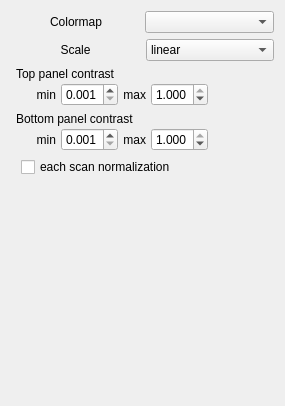
         <widget class="QWidget" name="ColorScalePage">
          <property name="geometry">
           <rect>
            <x>0</x>
            <y>0</y>
            <width>285</width>
            <height>406</height>
           </rect>
          </property>
          <property name="sizePolicy">
           <sizepolicy hsizetype="Preferred" vsizetype="Expanding">
            <horstretch>0</horstretch>
            <verstretch>0</verstretch>
           </sizepolicy>
          </property>
          <attribute name="label">
           <string> ▶  Color scale parameters</string>
          </attribute>
          <layout class="QVBoxLayout" name="verticalLayout_8">
           <item>
            <layout class="QHBoxLayout" name="ColorMap">
             <property name="spacing">
              <number>4</number>
             </property>
             <property name="sizeConstraint">
              <enum>QLayout::SetMinimumSize</enum>
             </property>
             <property name="topMargin">
              <number>0</number>
             </property>
             <item>
              <widget class="QLabel" name="ql_cmaps">
               <property name="sizePolicy">
                <sizepolicy hsizetype="Minimum" vsizetype="Preferred">
                 <horstretch>0</horstretch>
                 <verstretch>0</verstretch>
                </sizepolicy>
               </property>
               <property name="text">
                <string>Colormap</string>
               </property>
               <property name="alignment">
                <set>Qt::AlignCenter</set>
               </property>
              </widget>
             </item>
             <item>
              <widget class="QComboBox" name="qcb_cmaps">
               <property name="sizePolicy">
                <sizepolicy hsizetype="Minimum" vsizetype="Maximum">
                 <horstretch>0</horstretch>
                 <verstretch>0</verstretch>
                </sizepolicy>
               </property>
               <property name="minimumSize">
                <size>
                 <width>0</width>
                 <height>10</height>
                </size>
               </property>
               <property name="styleSheet">
                <string notr="true"/>
               </property>
               <property name="editable">
                <bool>false</bool>
               </property>
              </widget>
             </item>
            </layout>
           </item>
           <item>
            <layout class="QHBoxLayout" name="horizontalLayout_2">
             <property name="rightMargin">
              <number>0</number>
             </property>
             <item>
              <widget class="QLabel" name="ql_cmapscale">
               <property name="sizePolicy">
                <sizepolicy hsizetype="Minimum" vsizetype="Preferred">
                 <horstretch>0</horstretch>
                 <verstretch>0</verstretch>
                </sizepolicy>
               </property>
               <property name="text">
                <string>Scale</string>
               </property>
               <property name="alignment">
                <set>Qt::AlignCenter</set>
               </property>
              </widget>
             </item>
             <item>
              <widget class="QComboBox" name="qcb_cmapscale">
               <property name="styleSheet">
                <string notr="true"/>
               </property>
               <item>
                <property name="text">
                 <string>linear</string>
                </property>
               </item>
               <item>
                <property name="text">
                 <string>log</string>
                </property>
               </item>
               <item>
                <property name="text">
                 <string>power</string>
                </property>
               </item>
              </widget>
             </item>
            </layout>
           </item>
           <item>
            <layout class="QVBoxLayout" name="TopPanel">
             <property name="spacing">
              <number>2</number>
             </property>
             <property name="leftMargin">
              <number>5</number>
             </property>
             <property name="topMargin">
              <number>0</number>
             </property>
             <property name="rightMargin">
              <number>3</number>
             </property>
             <item>
              <widget class="QLabel" name="label_22">
               <property name="sizePolicy">
                <sizepolicy hsizetype="Minimum" vsizetype="Preferred">
                 <horstretch>0</horstretch>
                 <verstretch>0</verstretch>
                </sizepolicy>
               </property>
               <property name="layoutDirection">
                <enum>Qt::LeftToRight</enum>
               </property>
               <property name="text">
                <string>Top panel contrast</string>
               </property>
               <property name="alignment">
                <set>Qt::AlignLeading|Qt::AlignLeft|Qt::AlignVCenter</set>
               </property>
              </widget>
             </item>
             <item>
              <layout class="QHBoxLayout" name="MinMaxTP">
               <property name="spacing">
                <number>5</number>
               </property>
               <property name="leftMargin">
                <number>20</number>
               </property>
               <property name="topMargin">
                <number>0</number>
               </property>
               <item>
                <widget class="QLabel" name="label_21">
                 <property name="enabled">
                  <bool>true</bool>
                 </property>
                 <property name="text">
                  <string>min</string>
                 </property>
                 <property name="alignment">
                  <set>Qt::AlignRight|Qt::AlignTrailing|Qt::AlignVCenter</set>
                 </property>
                </widget>
               </item>
               <item>
                <widget class="QDoubleSpinBox" name="qsb_top_zmin">
                 <property name="enabled">
                  <bool>true</bool>
                 </property>
                 <property name="decimals">
                  <number>3</number>
                 </property>
                 <property name="minimum">
                  <double>0.001000000000000</double>
                 </property>
                 <property name="maximum">
                  <double>1.000000000000000</double>
                 </property>
                 <property name="singleStep">
                  <double>0.050000000000000</double>
                 </property>
                 <property name="value">
                  <double>0.001000000000000</double>
                 </property>
                </widget>
               </item>
               <item>
                <widget class="QLabel" name="label_20">
                 <property name="enabled">
                  <bool>true</bool>
                 </property>
                 <property name="text">
                  <string>max</string>
                 </property>
                 <property name="alignment">
                  <set>Qt::AlignRight|Qt::AlignTrailing|Qt::AlignVCenter</set>
                 </property>
                </widget>
               </item>
               <item>
                <widget class="QDoubleSpinBox" name="qsb_top_zmax">
                 <property name="enabled">
                  <bool>true</bool>
                 </property>
                 <property name="decimals">
                  <number>3</number>
                 </property>
                 <property name="minimum">
                  <double>0.001000000000000</double>
                 </property>
                 <property name="maximum">
                  <double>1.000000000000000</double>
                 </property>
                 <property name="singleStep">
                  <double>0.050000000000000</double>
                 </property>
                 <property name="value">
                  <double>1.000000000000000</double>
                 </property>
                </widget>
               </item>
               <item>
                <spacer name="horizontalSpacer">
                 <property name="orientation">
                  <enum>Qt::Horizontal</enum>
                 </property>
                 <property name="sizeHint" stdset="0">
                  <size>
                   <width>40</width>
                   <height>20</height>
                  </size>
                 </property>
                </spacer>
               </item>
              </layout>
             </item>
            </layout>
           </item>
           <item>
            <layout class="QVBoxLayout" name="BottomPanel">
             <property name="spacing">
              <number>2</number>
             </property>
             <property name="leftMargin">
              <number>5</number>
             </property>
             <property name="topMargin">
              <number>0</number>
             </property>
             <property name="rightMargin">
              <number>3</number>
             </property>
             <item>
              <widget class="QLabel" name="label_25">
               <property name="sizePolicy">
                <sizepolicy hsizetype="Minimum" vsizetype="Preferred">
                 <horstretch>0</horstretch>
                 <verstretch>0</verstretch>
                </sizepolicy>
               </property>
               <property name="text">
                <string>Bottom panel contrast</string>
               </property>
               <property name="alignment">
                <set>Qt::AlignLeading|Qt::AlignLeft|Qt::AlignVCenter</set>
               </property>
              </widget>
             </item>
             <item>
              <layout class="QHBoxLayout" name="MinMaxBP">
               <property name="spacing">
                <number>5</number>
               </property>
               <property name="leftMargin">
                <number>20</number>
               </property>
               <property name="topMargin">
                <number>0</number>
               </property>
               <item>
                <widget class="QLabel" name="label_29">
                 <property name="enabled">
                  <bool>true</bool>
                 </property>
                 <property name="text">
                  <string>min</string>
                 </property>
                 <property name="alignment">
                  <set>Qt::AlignRight|Qt::AlignTrailing|Qt::AlignVCenter</set>
                 </property>
                </widget>
               </item>
               <item>
                <widget class="QDoubleSpinBox" name="qsb_bot_zmin">
                 <property name="enabled">
                  <bool>true</bool>
                 </property>
                 <property name="decimals">
                  <number>3</number>
                 </property>
                 <property name="minimum">
                  <double>0.001000000000000</double>
                 </property>
                 <property name="maximum">
                  <double>1.000000000000000</double>
                 </property>
                 <property name="singleStep">
                  <double>0.050000000000000</double>
                 </property>
                </widget>
               </item>
               <item>
                <widget class="QLabel" name="label_28">
                 <property name="enabled">
                  <bool>true</bool>
                 </property>
                 <property name="text">
                  <string>max</string>
                 </property>
                 <property name="alignment">
                  <set>Qt::AlignRight|Qt::AlignTrailing|Qt::AlignVCenter</set>
                 </property>
                </widget>
               </item>
               <item>
                <widget class="QDoubleSpinBox" name="qsb_bot_zmax">
                 <property name="enabled">
                  <bool>true</bool>
                 </property>
                 <property name="decimals">
                  <number>3</number>
                 </property>
                 <property name="maximum">
                  <double>1.000000000000000</double>
                 </property>
                 <property name="singleStep">
                  <double>0.050000000000000</double>
                 </property>
                 <property name="value">
                  <double>1.000000000000000</double>
                 </property>
                </widget>
               </item>
               <item>
                <spacer name="horizontalSpacer_2">
                 <property name="orientation">
                  <enum>Qt::Horizontal</enum>
                 </property>
                 <property name="sizeHint" stdset="0">
                  <size>
                   <width>40</width>
                   <height>20</height>
                  </size>
                 </property>
                </spacer>
               </item>
              </layout>
             </item>
            </layout>
           </item>
           <item>
            <layout class="QVBoxLayout" name="verticalLayout_10">
             <property name="leftMargin">
              <number>10</number>
             </property>
             <property name="topMargin">
              <number>0</number>
             </property>
             <item>
              <widget class="QCheckBox" name="isoe_norm_cbx">
               <property name="enabled">
                <bool>true</bool>
               </property>
               <property name="text">
                <string>each scan normalization</string>
               </property>
              </widget>
             </item>
            </layout>
           </item>
           <item>
            <spacer name="verticalSpacer">
             <property name="orientation">
              <enum>Qt::Vertical</enum>
             </property>
             <property name="sizeHint" stdset="0">
              <size>
               <width>20</width>
               <height>40</height>
              </size>
             </property>
            </spacer>
           </item>
          </layout>
         </widget>
